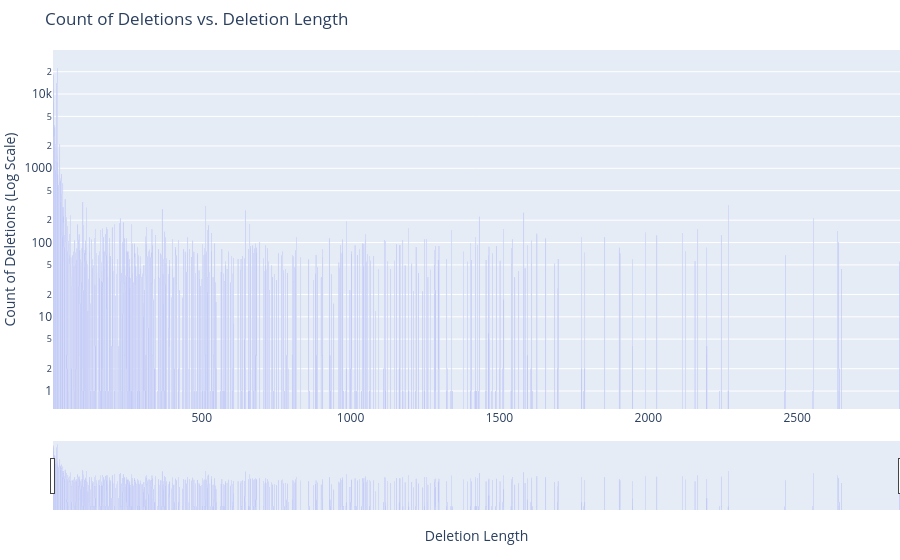

Here is the notebook cell this chart was saved with:
### Markdown cell above
Count of deletions of each size

### Code cell
import re
import pandas as pd
import plotly.graph_objects as go

# Example data
tsv_file = "/Users/benvyshedskiy/postproccesingpipeline/mutations_output_BCL11A_RNP2_T3.tsv"

# Read the data
df = pd.read_csv(tsv_file, sep='\t', header=None, names=['Read_id', 'Classification', 'Mutation_info'])

# Initialize dictionaries
deletion_lengths_count = {}

# Extract and count mutations
for idx, row in df.iterrows():
    if row['Classification'] != 'WT':
        parsed = row['Mutation_info'].split(",")
        for mut in parsed:
            if "Del" in str(mut):
                start_pos = int(re.match(r"(\d+)_", mut).group(1))
                end_pos = int(re.search(r"_(\d+)", mut).group(1))
                length = end_pos - start_pos + 1
                if length not in deletion_lengths_count:
                    deletion_lengths_count[length] = 0
                deletion_lengths_count[length] += 1

# Create the plot
fig = go.Figure()

# Add the bars for deletion length counts
fig.add_trace(go.Bar(
    x=list(deletion_lengths_count.keys()), 
    y=list(deletion_lengths_count.values()), 
    marker=dict(color='blue'),
    width=0.8,
    opacity=1,
    name='Deletion Length Count',
    hoverinfo='x+y',
    showlegend=False
))

# Customize the layout
fig.update_layout(
    title='Count of Deletions vs. Deletion Length',
    xaxis_title='Deletion Length',
    yaxis_title='Count of Deletions (Log Scale)',
    showlegend=True,
    yaxis_type='log',  # Set y-axis to logarithmic scale
    bargap=0.1,  # Adjust the gap between bars
    margin=dict(l=0, r=0, t=50, b=50),  # Adjust margins if needed
    xaxis_rangeslider_visible=True
)

# Show the plot
fig.show()

### Figure 1 — Plotly figure (JSON) as saved in the notebook; plotly's stock layout.template omitted (floating-point values rounded to 4 significant figures; data arrays with more than 128 entries replaced by an {"elided": "..."} marker saying what was removed)
{"data": [{"hoverinfo": "x+y", "marker": {"color": "blue"}, "name": "Deletion Length Count", "opacity": 1, "showlegend": false, "type": "bar", "width": 0.8, "x": {"elided": "639 int values"}, "y": {"elided": "639 int values"}}], "layout": {"bargap": 0.1, "margin": {"b": 50, "l": 0, "r": 0, "t": 50}, "showlegend": true, "title": {"text": "Count of Deletions vs. Deletion Length"}, "xaxis": {"rangeslider": {"visible": true}, "title": {"text": "Deletion Length"}}, "yaxis": {"title": {"text": "Count of Deletions (Log Scale)"}, "type": "log"}}}
